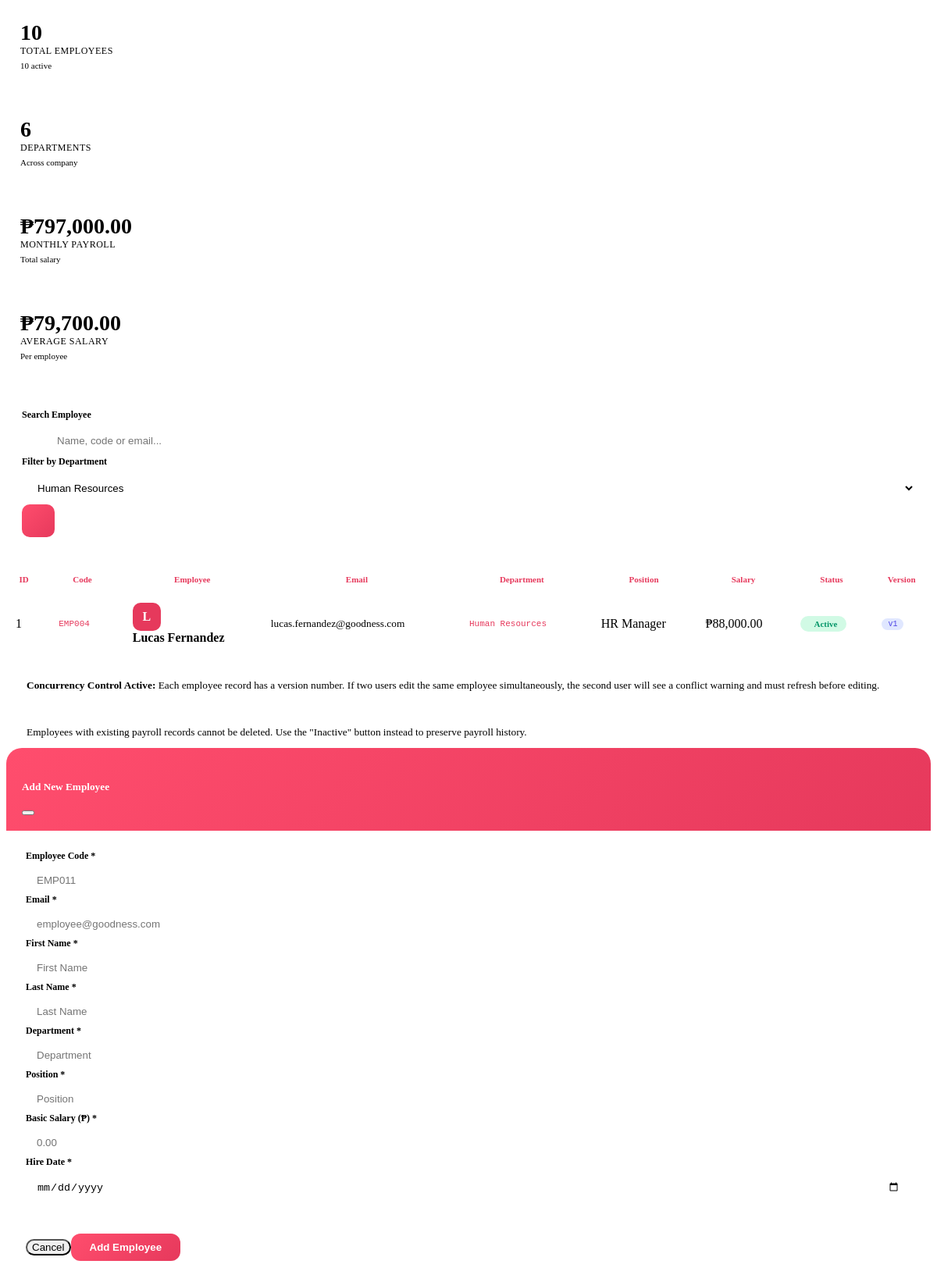
/goodness_payroll/modules/employees.php?department=Human Resources, run on the app's committed database.
### tables this page shows
CREATE TABLE `employees` (
  `employee_id`    INT(11)       NOT NULL AUTO_INCREMENT,
  `employee_code`  VARCHAR(20)   NOT NULL,
  `first_name`     VARCHAR(50)   NOT NULL,
  `last_name`      VARCHAR(50)   NOT NULL,
  `email`          VARCHAR(100)  DEFAULT NULL,
  `department`     VARCHAR(50)   DEFAULT NULL,
  `emp_position`   VARCHAR(50)   DEFAULT NULL,
  `basic_salary`   DECIMAL(12,2) NOT NULL CHECK (`basic_salary` > 0),
  `hire_date`      DATE          NOT NULL,
  `emp_status`     ENUM('active','inactive','terminated') DEFAULT 'active',
  `version_number` INT(11)       NOT NULL DEFAULT 1
                   COMMENT 'Optimistic concurrency control - PHP must match before UPDATE',
  `created_at`     TIMESTAMP NOT NULL DEFAULT CURRENT_TIMESTAMP(),
  `updated_at`     TIMESTAMP NOT NULL DEFAULT CURRENT_TIMESTAMP()
                   ON UPDATE CURRENT_TIMESTAMP(),
  PRIMARY KEY (`employee_id`),
  UNIQUE KEY `uq_employee_code` (`employee_code`),
  UNIQUE KEY `uq_employee_email` (`email`),
  KEY `idx_department` (`department`),
  KEY `idx_emp_status` (`emp_status`),
  KEY `idx_version_number` (`version_number`)
);

### goodness_payroll/modules/employees.php (the view, shortened to what this page needs)
<?php
require_once 'config/database.php';
$search = $_GET['search'] ?? '';
$department_filter = $_GET['department'] ?? '';
$query = "SELECT * FROM employees WHERE 1=1";
$params = [];
if ($department_filter) {
    $query .= " AND department = ?";
    $params[] = $department_filter;
}
$query .= " ORDER BY employee_id DESC";
$stmt = $db->prepare($query);
$stmt->execute($params);
$employees = $stmt->fetchAll();
$departments = $db->query("SELECT DISTINCT department FROM employees WHERE department IS NOT NULL ORDER BY department")->fetchAll();
$totalEmployees = $db->query("SELECT COUNT(*) FROM employees")->fetchColumn();
$activeEmployees = $db->query("SELECT COUNT(*) FROM employees WHERE emp_status = 'active'")->fetchColumn();
$totalSalary = $db->query("SELECT SUM(basic_salary) FROM employees")->fetchColumn();
$avgSalary = $totalEmployees > 0 ? $totalSalary / $totalEmployees : 0;
?>
<div>
    <div class="row mb-4">
        <div class="col-md-3 mb-3">
            <div class="employee-stat-card">
                <div class="d-flex justify-content-between">
                    <div><div class="stat-number"><?php echo $totalEmployees; ?></div><div class="stat-label">Total Employees</div><div class="stat-sub"><?php echo $activeEmployees; ?> active</div></div>
                    <div class="stat-icon"><i class="fas fa-users fa-xl" style="color: #e6395c;"></i></div>
                </div>
            </div>
        </div>
        <div class="col-md-3 mb-3">
            <div class="employee-stat-card">
                <div class="d-flex justify-content-between">
                    <div><div class="stat-number"><?php echo count($departments); ?></div><div class="stat-label">Departments</div><div class="stat-sub">Across company</div></div>
                    <div class="stat-icon"><i class="fas fa-building fa-xl" style="color: #4f46e5;"></i></div>
                </div>
            </div>
        </div>
        <div class="col-md-3 mb-3">
            <div class="employee-stat-card">
                <div class="d-flex justify-content-between">
                    <div><div class="stat-number">₱<?php echo number_format($totalSalary, 2); ?></div><div class="stat-label">Monthly Payroll</div><div class="stat-sub">Total salary</div></div>
                    <div class="stat-icon"><i class="fas fa-chart-line fa-xl" style="color: #d97706;"></i></div>
                </div>
            </div>
        </div>
        <div class="col-md-3 mb-3">
            <div class="employee-stat-card">
                <div class="d-flex justify-content-between">
                    <div><div class="stat-number">₱<?php echo number_format($avgSalary, 2); ?></div><div class="stat-label">Average Salary</div><div class="stat-sub">Per employee</div></div>
                    <div class="stat-icon"><i class="fas fa-chart-simple fa-xl" style="color: #0ea5e9;"></i></div>
                </div>
            </div>
        </div>
    </div>
    <div class="employee-table-container mb-4" style="padding: 20px;">
        <form method="GET" class="row g-3 align-items-end">
            <div class="col-md-5">
                <label class="form-label-custom">Search Employee</label>
                <div class="search-wrapper"><i class="fas fa-search"></i><input type="text" name="search" class="search-input" placeholder="Name, code or email..." value="<?php echo htmlspecialchars($search); ?>"></div>
            </div>
            <div class="col-md-4">
                <label class="form-label-custom">Filter by Department</label>
                <select name="department" class="filter-select">
                    <?php foreach($departments as $dept): ?>
                    <option value="<?php echo htmlspecialchars($dept['department']); ?>" <?php echo $department_filter == $dept['department'] ? 'selected' : ''; ?>><?php echo htmlspecialchars($dept['department']); ?></option>
                    <?php endforeach; ?>
                </select>
            </div>
            <div class="col-md-3">
                <button type="submit" class="filter-icon-btn"><i class="fas fa-filter"></i></button>
            </div>
        </form>
    </div>
    <div class="employee-table-container">
        <div class="table-responsive">
            <table class="employee-table">
                <thead>
                    <tr>
                        <th>ID</th>
                        <th>Code</th>
                        <th>Employee</th>
                        <th>Email</th>
                        <th>Department</th>
                        <th>Position</th>
                        <th>Salary</th>
                        <th>Status</th>
                        <th>Version</th>
                    </tr>
                </thead>
                <tbody>
                    <?php $rowNum = 1; foreach($employees as $emp): $initial = strtoupper(substr($emp['first_name'], 0, 1)); $colors = ['#e6395c','#ff4d6d','#f4a261','#2a9d8f','#9b5de5']; $color = $colors[array_rand($colors)]; ?>
                    <tr>
                        <td><?php echo $rowNum++; ?></td>
                        <td><span class="code-badge"><?php echo htmlspecialchars($emp['employee_code']); ?></span></td>
                        <td><div class="d-flex align-items-center gap-2"><div class="employee-avatar" style="background:<?php echo $color; ?>;"><?php echo $initial; ?></div><div><strong><?php echo htmlspecialchars($emp['first_name'].' '.$emp['last_name']); ?></strong></div></div></td>
                        <td><small><?php echo htmlspecialchars($emp['email']); ?></small></td>
                        <td><span class="code-badge" style="background:var(--hover-bg);"><?php echo htmlspecialchars($emp['department']); ?></span></td>
                        <td><?php echo htmlspecialchars($emp['emp_position']); ?></td>
                        <td class="text-success fw-bold">₱<?php echo number_format($emp['basic_salary'],2); ?></td>
                        <td><?php if($emp['emp_status']=='active'): ?><span class="status-badge status-active"><i class="fas fa-circle" style="font-size:8px;"></i> Active</span><?php elseif($emp['emp_status']=='inactive'): ?><span class="status-badge status-inactive"><i class="fas fa-circle" style="font-size:8px;"></i> Inactive</span><?php else: ?><span class="status-badge status-inactive"><i class="fas fa-circle" style="font-size:8px;"></i> Terminated</span><?php endif; ?></td>
                        <td><span class="version-badge"><i class="fas fa-code-branch"></i> v<?php echo $emp['version_number']; ?></span></td>
                    </tr>
                    <?php endforeach; ?>
                </tbody>
            </table>
        </div>
    </div>
    <div class="info-alert">
        <small><strong>Concurrency Control Active:</strong> Each employee record has a version number. If two users edit the same employee simultaneously, the second user will see a conflict warning and must refresh before editing.</small>
    </div>
    <div class="info-alert mt-2">
        <small>Employees with existing payroll records cannot be deleted. Use the "Inactive" button instead to preserve payroll history.</small>
    </div>
</div>
<div class="modal fade" id="addEmployeeModal" tabindex="-1">
    <div class="modal-dialog modal-dialog-centered modal-lg">
        <div class="modal-content modal-content-custom">
            <div class="modal-header modal-header-custom"><h5 class="modal-title modal-title-custom"><i class="fas fa-user-plus me-2"></i> Add New Employee</h5><button type="button" class="btn-close btn-close-white" data-bs-dismiss="modal"></button></div>
            <form method="POST">
                <div class="modal-body" style="padding:25px;">
                    <div class="row">
                        <div class="col-md-6"><div class="mb-3"><label class="form-label-custom">Employee Code *</label><input type="text" name="employee_code" class="form-control-custom" placeholder="EMP011" required></div></div>
                        <div class="col-md-6"><div class="mb-3"><label class="form-label-custom">Email *</label><input type="email" name="email" class="form-control-custom" placeholder="employee@goodness.com" required></div></div>
                        <div class="col-md-6"><div class="mb-3"><label class="form-label-custom">First Name *</label><input type="text" name="first_name" class="form-control-custom" placeholder="First Name" required></div></div>
                        <div class="col-md-6"><div class="mb-3"><label class="form-label-custom">Last Name *</label><input type="text" name="last_name" class="form-control-custom" placeholder="Last Name" required></div></div>
                        <div class="col-md-6"><div class="mb-3"><label class="form-label-custom">Department *</label><input type="text" name="department" class="form-control-custom" placeholder="Department" required></div></div>
                        <div class="col-md-6"><div class="mb-3"><label class="form-label-custom">Position *</label><input type="text" name="position" class="form-control-custom" placeholder="Position" required></div></div>
                        <div class="col-md-6"><div class="mb-3"><label class="form-label-custom">Basic Salary (₱) *</label><input type="number" step="0.01" name="basic_salary" class="form-control-custom" placeholder="0.00" required></div></div>
                        <div class="col-md-6"><div class="mb-3"><label class="form-label-custom">Hire Date *</label><input type="date" name="hire_date" class="form-control-custom" required></div></div>
                    </div>
                </div>
                <div class="modal-footer" style="padding:15px 25px; border-top:1px solid var(--border-color);"><button type="button" class="btn btn-light" data-bs-dismiss="modal" style="border-radius:40px;">Cancel</button><button type="submit" name="add_employee" class="btn-add">Add Employee</button></div>
            </form>
        </div>
    </div>
</div>

### goodness_payroll/modules/employees.php (style rules this page uses)
.employee-stat-card { background: var(--card-bg); border-radius: 20px; padding: 18px; transition: all 0.3s; border: 1px solid var(--border-color); }
.stat-number { font-size: 28px; font-weight: 800; color: var(--text-primary); }
.stat-label { color: var(--text-muted); font-size: 12px; text-transform: uppercase; letter-spacing: 0.5px; }
.stat-sub { color: var(--text-muted); font-size: 11px; margin-top: 5px; }
.stat-icon { background: var(--hover-bg); padding: 12px; border-radius: 16px; }
.search-wrapper { position: relative; }
.search-input { background: var(--input-bg); border: 1px solid var(--input-border); border-radius: 12px; padding: 12px 16px 12px 45px; color: var(--text-primary); width: 100%; }
.filter-select { background: var(--input-bg); border: 1px solid var(--input-border); border-radius: 12px; padding: 12px 16px; color: var(--text-primary); width: 100%; }
.filter-icon-btn { background: linear-gradient(135deg, #ff4d6d, #e6395c); border: none; border-radius: 10px; width: 42px; height: 42px; display: flex; align-items: center; justify-content: center; color: white; cursor: pointer; }
.btn-add { background: linear-gradient(135deg, #ff4d6d, #e6395c); color: white; border: none; padding: 10px 24px; border-radius: 12px; font-weight: 600; display: inline-flex; align-items: center; gap: 8px; cursor: pointer; }
.employee-table-container { background: var(--card-bg); border-radius: 20px; border: 1px solid var(--border-color); overflow: hidden; }
.employee-table { width: 100%; border-collapse: collapse; }
.employee-table th { background: var(--table-header-bg); color: #e6395c; padding: 12px; font-weight: 600; font-size: 11px; }
.employee-table td { padding: 12px; border-bottom: 1px solid var(--border-color); color: var(--text-secondary); }
.employee-avatar { width: 36px; height: 36px; border-radius: 10px; display: flex; align-items: center; justify-content: center; font-weight: 600; color: white; }
.code-badge { background: var(--hover-bg); color: #e6395c; padding: 4px 10px; border-radius: 12px; font-size: 11px; font-family: monospace; }
.version-badge { background: #e0e7ff; color: #4f46e5; padding: 2px 8px; border-radius: 12px; font-size: 10px; font-family: monospace; }
.status-badge { display: inline-flex; align-items: center; gap: 6px; padding: 4px 12px; border-radius: 30px; font-size: 11px; font-weight: 600; }
.status-active { background: #d1fae5; color: #059669; }
.modal-content-custom { background: var(--card-bg); border-radius: 20px; }
.modal-header-custom { background: linear-gradient(135deg, #ff4d6d, #e6395c); border: none; padding: 20px; border-radius: 20px 20px 0 0; }
.modal-title-custom { color: white; font-weight: 700; }
.form-control-custom { background: var(--input-bg); border: 1px solid var(--input-border); border-radius: 12px; padding: 10px 14px; color: var(--text-primary); width: 100%; }
.form-label-custom { color: var(--text-secondary); font-size: 12px; font-weight: 600; margin-bottom: 6px; display: block; }
.info-alert { background: var(--hover-bg); border: 1px solid var(--border-color); border-radius: 16px; padding: 12px 16px; display: flex; align-items: center; gap: 10px; margin-top: 20px; }
.info-alert small { color: var(--text-muted); }

### data on the page
employees: employee_code "EMP004", first_name "L", first_name+last_name "Lucas Fernandez", email "lucas.fernandez@goodness.com", department "Human Resources", emp_position "HR Manager", basic_salary "88,000.00", emp_status "Active", version_number "1"

### other printed values
$totalEmployees "10"
$activeEmployees "10"
count($departments) "6"
$totalSalary "797,000.00"
$avgSalary "79,700.00"
form field department "Human Resources"
